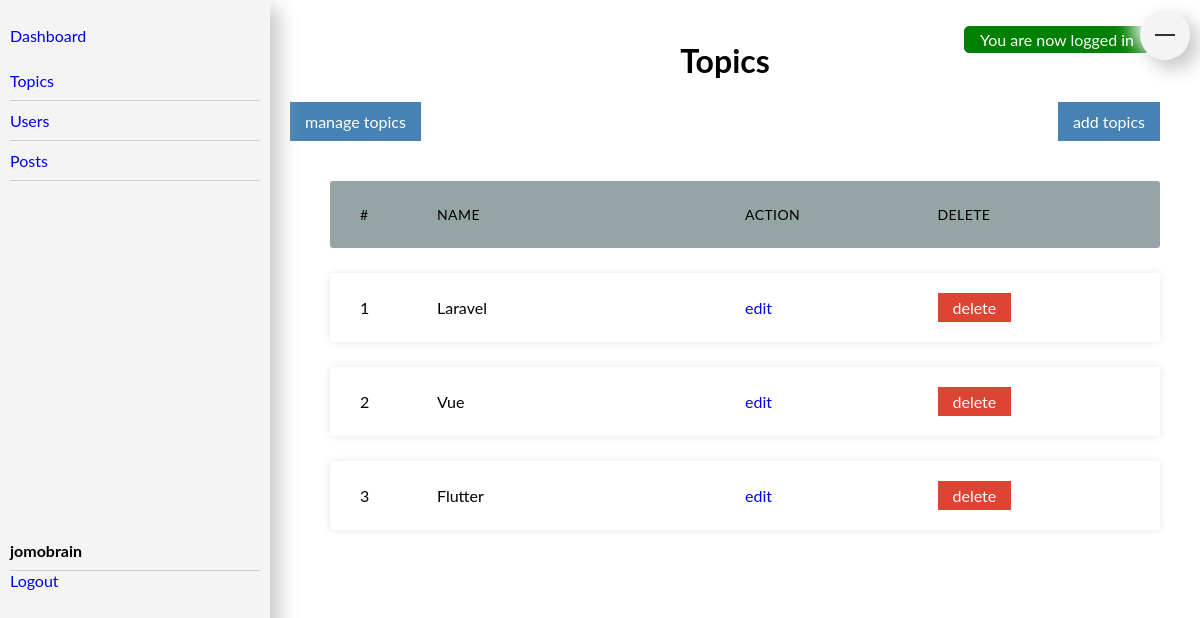
/admin/topics/index.php (signed in), run on the app's committed database.
### tables this page shows
CREATE TABLE `topics` (
  `id` int(11) NOT NULL,
  `name` varchar(100) NOT NULL,
  `description` varchar(100) NOT NULL
);

### app/controllers/topics.php (called while the page is built, shortened)
<?php
  include(ROOT_PATH."/app/database/db.php");
 $table="topics";
 $topics=selectAll($table);

### app/database/db.php (called while the page is built, shortened)
<?php
require('connect.php');
function selectAll($table,$conditions=[]){
    global $conn;
    $sql="SELECT * FROM $table  ";
    if (empty($conditions)) {
        $stmt=$conn->prepare($sql);
        $stmt->execute();
        $records=$stmt->get_result()->fetch_all();
        return $records;
    }
}

### admin/topics/index.php (the view, shortened to what this page needs)
<?php include(ROOT_PATH."/app/controllers/topics.php");
?>
<?php include( ROOT_PATH."/app/includes/admin/header.php") ?>
<?php include( ROOT_PATH."/app/includes/admin/sidebar.php") ?>
	<div id="content">
      <div class="container">
      <h1> Topics</h1>
      <?php include(ROOT_PATH. "/app/includes/message.php") ?>
        <div class="btns">
        <a class="btn" href="<?php echo BASE_URL ."/admin/topics/index.php" ?>">manage topics</a>
        <a class="btn" href="<?php echo BASE_URL ."/admin/topics/create.php" ?>">add topics</a>
        </div>
  <ul class="responsive-table">
    <li class="table-header">
      <div class="col col-1">#</div>
      <div class="col col-2">Name</div>
      <div class="col col-3">Action</div>
      <div class="col col-4">Delete</div>
    </li>
      <?php foreach ($topics as $key=> $topic) : ?>
      <li class="table-row">
      <div class="col col-1" data-label="Job Id"><?php echo $key+1 ?></div>
      <div class="col col-2" > <?php echo $topic[1] ?> </div>
      <div class="col col-3"class="edit">
        <a href="edit.php?id=<?php echo $topic[0] ?>">edit </a>
      </div>
      <div class="col col-4" data-label="Payment Status">
      <a href="index.php?del_id=<?php echo $topic[0] ?>" class="delete">delete </a>
      </div>
     </li>
      <?php endforeach ; ?>
  </ul>
</div>
     </div>
     <?php include( ROOT_PATH."/app/includes/admin/bottom.php") ?>

### assets/css/admin.css (style rules this page uses)
a { text-decoration: none; }
h1 { text-align: center; }
.delete { background: #d43; color: #fff; padding: 5px 15px; }
.btns { margin-bottom: 40px; display: flex; justify-content: space-between; align-items: center; }
.btn { padding: 10px 15px; background: steelblue; color: #fff; }
#content { margin-left: 250px; padding: 20px 30px; }

### assets/css/table.css (style rules this page uses)
.container { max-width: 1000px; margin-left: auto; margin-right: auto; padding-left: 10px; padding-right: 10px; }
.responsive-table li { border-radius: 3px; padding: 25px 30px; display: flex; justify-content: space-between; margin-bottom: 25px; }
.responsive-table .table-header { background-color: #95a5a6; font-size: 14px; text-transform: uppercase; letter-spacing: 0.03em; }
.responsive-table .table-row { background-color: #ffffff; box-shadow: 0px 0px 9px 0px rgba(0, 0, 0, 0.1); }
.responsive-table .col-1 { flex-basis: 10%; }
.responsive-table .col-2 { flex-basis: 40%; }
.responsive-table .col-3 { flex-basis: 25%; }
.responsive-table .col-4 { flex-basis: 25%; }

### data on the page
topics: name "Laravel"
topics: name "Vue"
topics: name "Flutter"

### other printed values
$_SESSION["username"] "jomobrain"
$_SESSION["message"] "You are now logged in"
